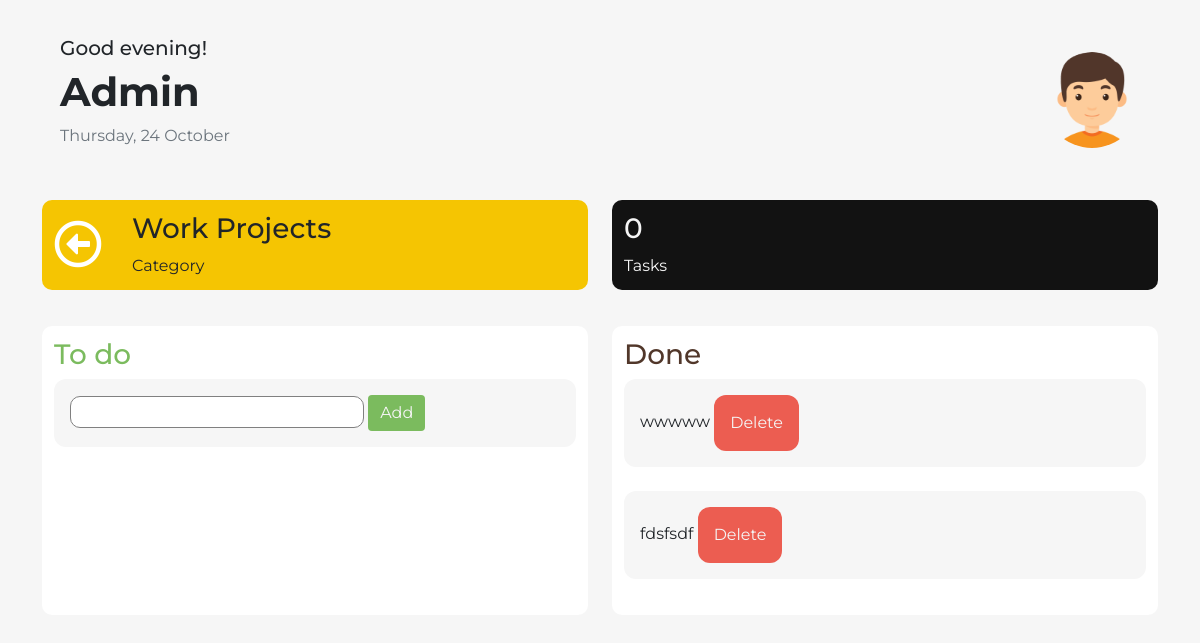
/Work Projects/ (signed in), run on an earlier commit of the app's database.
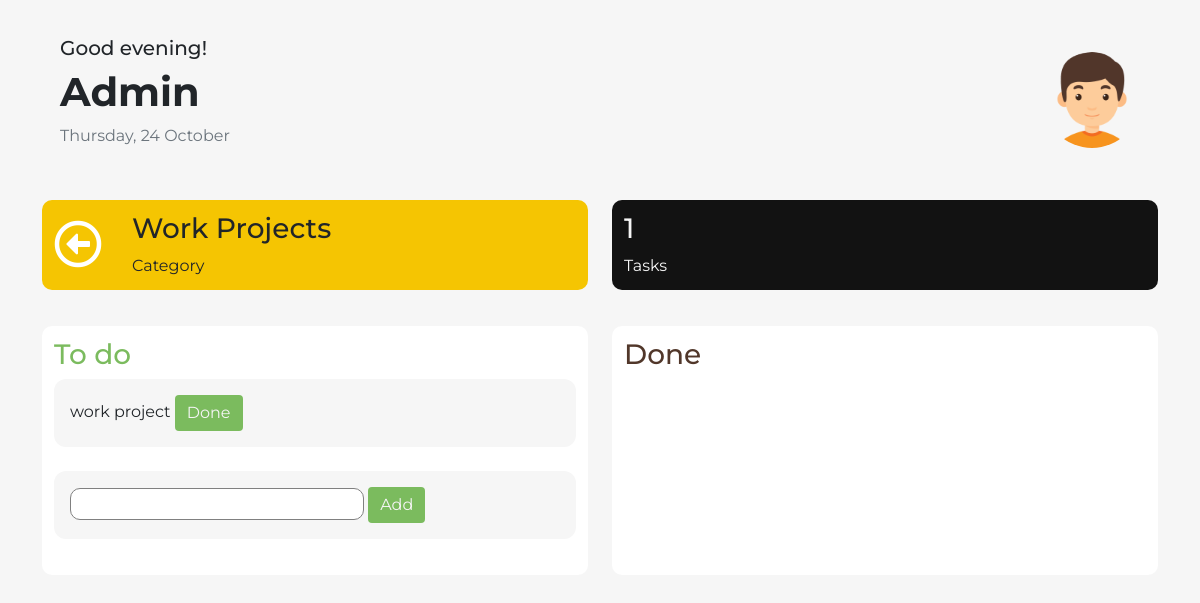
And on a later commit of the database.
### tasks/models.py (models this page shows, shortened)
class Task(models.Model):
    content = models.TextField()
    category = models.ForeignKey(Category, on_delete=models.CASCADE, default=None)
    account = models.ForeignKey(User, on_delete=models.CASCADE, default=None)
    done = models.BooleanField(default=False)

### tasks/views.py (the view, shortened to what this page needs)
# urls.py: path("<str:category>/", views.task_detail, name="task_detail"),
@login_required
def task_detail(request, category):
    category = category.replace("%20", " ")
    if category == "All Schedule":
        c = Category.objects.all()
    else:
        c = Category.objects.get(title=category)
    a = request.user
    return render(request, 'task_detail.html', get_detail_category(request, category))

### tasks/view_tools.py (called while the page is built)
def get_formatted_date():
    return calendar.day_name[my_date.weekday()] + ", " + str(my_date.day) + " " + calendar.month_name[
        my_date.month]  # pattern example: Wednesday, 4 September

def get_greeting():
    if 5 < hour < 12:
        welcome = "Good morning"
    elif 12 < hour < 18:
        welcome = "Good afternoon"
    else:
        welcome = "Good evening"
    return welcome

### templates/task_detail.html (shortened to what this page needs)
{% extends "base.html" %}
{% load static %}
{% block page_content %}
<link rel="stylesheet" href="{% static "style.css" %}">
<div class="container">
        <div class="title row">
            <div class="col-sm-6">
                <h5>{{greeting}}!</h5>
                <h1 class="font-weight-bold">{{username|capfirst}}</h1>
                <p class="text-muted">{{date}}</p>
            </div>
            <div class="col-sm-6 my-auto ">
                <img class="profile-photo float-right d-none d-md-block " src="{% static "../static/boy.png" %}">
            </div>
        </div>
        <div class="row ">
            <div class="col-lg stats col-sm-12" style="background-color: #f5c502;">
                <div class="row" style="margin-bottom: 0px">
                    <a href="{% url 'task_index' %}"> <div class="col-2" style="text-align: center"><i class="far fa-arrow-alt-circle-left" style="color:white; font-size: 3rem; padding-top: 0.5rem"></i></div></a>
                    <div class="col-10"><h3>{{category|capfirst}}</h3>Category</div>
                </div>
            </div>
            <div class="col-lg stats col-sm-12" style="background-color: #121212; color:whitesmoke"><h3>{{number_of_tasks}}</h3>Tasks</div>
        </div>
        <div class="row">
            <div class="col-lg col-sm-12 lists">
                <h3 style="color:#7bbb5e">To do</h3>
                {% for task in tasks %}
                    <span class="one_item">{{ task.content }}  <a href="{% url 'make_task_done' task.category.title task.pk %}"><input type="button" class="done btn" value="Done"></a></span><br>
                {% endfor %}
                <span class="one_item"><input class="input_task" id="input_task"> <input type="button" class="done btn" value="Add" id="add_task" onclick="add_task()"></span><br>
            </div>
            <div class="col-lg col-sm-12 lists">
                <h3 style="color:#51372A">Done</h3>
                {% for done_task in done_tasks %}
                    <span class="one_item">{{done_task.content}} <a href="{% url 'delete_task' done_task.category.title done_task.pk %}"><input type="button" class="delete btn" value="Delete"></a></span><br>
                {% endfor %}
            </div>
        </div>
    </div>
{% endblock %}

What changed in the data, as far as the page shows it:
removed Task: content "wwwww", shown under "Done"
removed Task: content "fdsfsdf", shown under "Done"
added Task: content "work project", shown under "To do"
Also different on the page:
{{ number_of_tasks }}: "0" → "1"
